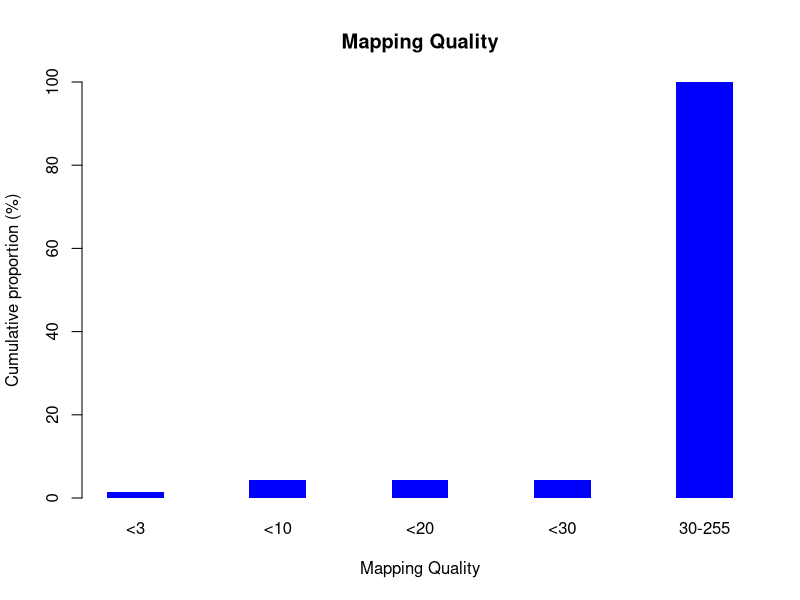

The R script that drew this image:
png("/rds/user/is460/hpc-work/muscle-rnaseq/ezbamqc/output/figs/srpk3_wt_ttnb_wt_2.mapq_profile.png",width=500,height=500,units="px")
mapq_val=c(0,1,3,255)
mapq_count=c(110416,318440,883274,28781792)
xname=c("<3","<10","<20","<30","30-255")
freq = rep(0,5)
freq[1] = sum(mapq_count[which(mapq_val<3)])/30093924*100
freq[2] = sum(mapq_count[which(mapq_val<10)])/30093924*100
freq[3] = sum(mapq_count[which(mapq_val<20)])/30093924*100
freq[4] = sum(mapq_count[which(mapq_val<30)])/30093924*100
freq[5] = 100
barplot(freq,beside=T,xlab="Mapping Quality",border="NA",space=1.5,main="Mapping Quality",ylim=c(0,100),ylab="Cumulative proportion (%)",col="blue",names.arg=xname)
dev.state=dev.off()
